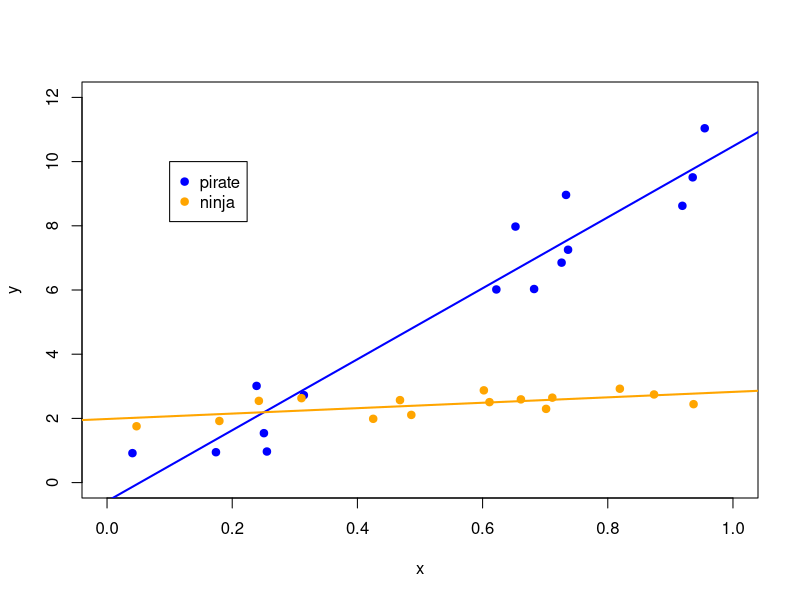
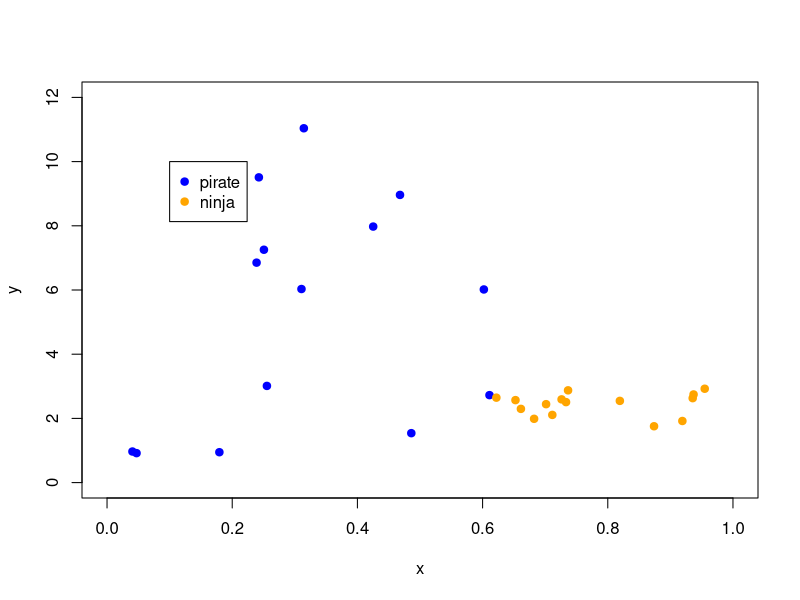
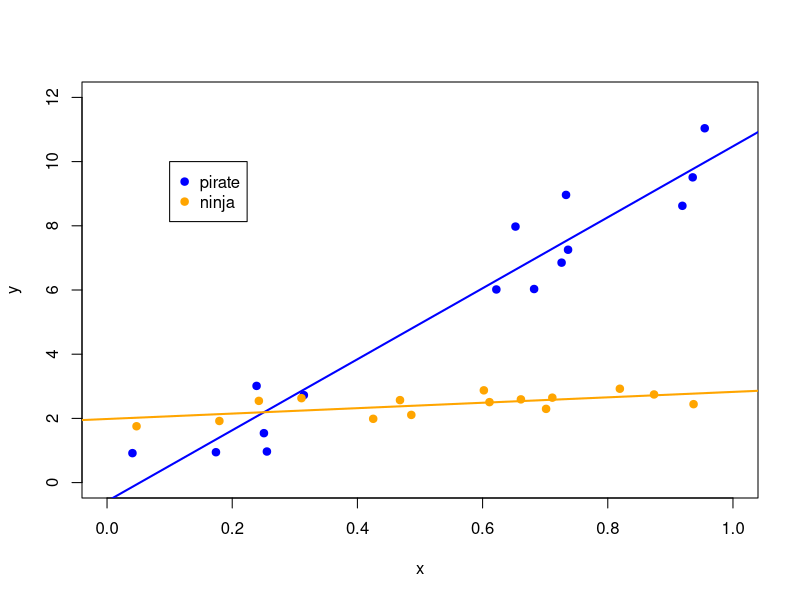
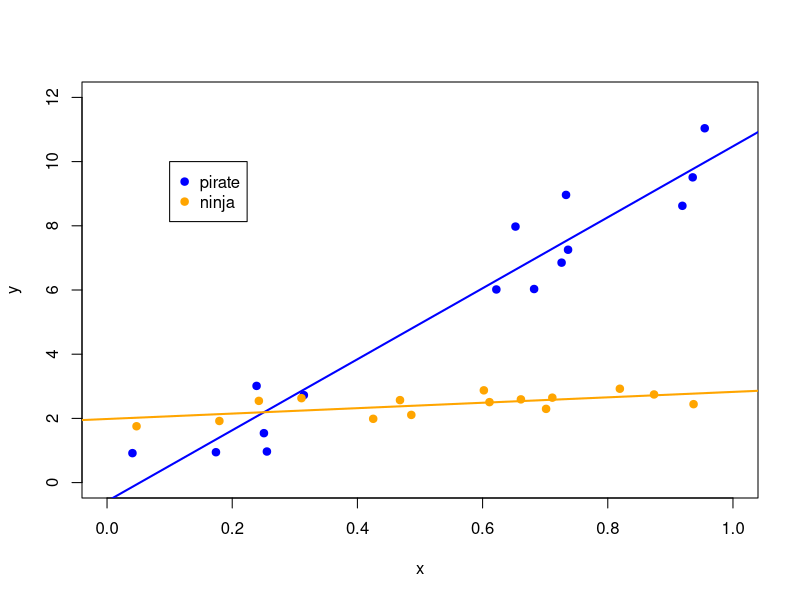
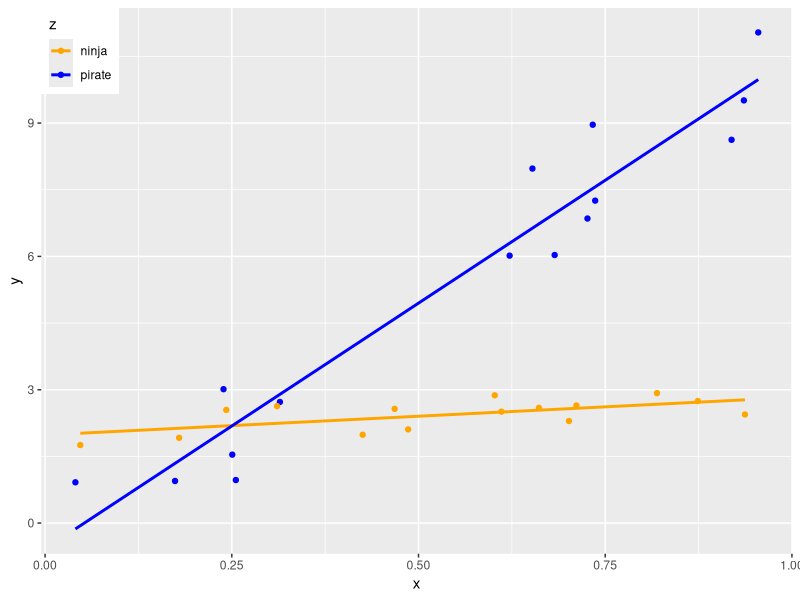

These charts were generated, in order, by the following R code:
#' ---
#' title: "Learn to love the data frame"
#' author: "Jenny Bryan"
#' date: "`r format(Sys.Date())`"
#' output: github_document
#' ---

#+ setup, include = FALSE
knitr::opts_chunk$set(
  collapse = TRUE,
  comment = "#>",
  error = TRUE
)

#' Let's make a random dataset, in a repeatable way.
set.seed(432)

#' If
#' dataset = separate objects lying around the global environment.
#' then
#' dataset = just a state of mind
n <- 15
z <- rep(c("pirate", "ninja"), each = n)
x <- rep(runif(2 * n))
y <- ifelse(z == "pirate",
            0 + 10 * x + rnorm(n),
            2 + 1 * x + rnorm(n, sd = 0.3))
x
y
z

#' Talk me through this:
#'
#' scatterplot plot of x vs y,
#' with pirate points in blue, ninja in orange













plot(x, y, xlim = c(0, 1), ylim = c(0, 12), type = "n")
points(x[z == "pirate"], y[z == "pirate"], col = "blue", pch = 19)
points(x[z == "ninja"], y[z == "ninja"], col = "orange", pch = 19)
legend(x = 0.1, y = 10, c("pirate", "ninja"), col = c("blue", "orange"),
       pch = 19)

#' What if we want to fit a model to pirates and ninjas? And add fitted lines to
#' plot?

#' Talk me through this:
#'
#' fit a model to pirates
#' fit a model to ninjas
#' add a line for pirate fit
#' add a line for ninja fit










pirate_fit <- lm(y[z == "pirate"] ~ x[z == "pirate"])
ninja_fit <- lm(y[z == "ninja"] ~ x[z == "ninja"])
abline(pirate_fit, col = "blue", lwd = 2)
abline(ninja_fit, col = "orange", lwd = 2)

#' Talk me through this:
#'
#' sort x from smallest to largest
#' then re-use our plotting code
#x <- ???
#copy/paste the plotting code

#' What's gone wrong? How would I need to fix this?












x <- sort(x)

plot(x, y, xlim = c(0, 1), ylim = c(0, 12), type = "n")
points(x[z == "pirate"], y[z == "pirate"], col = "blue", pch = 19)
points(x[z == "ninja"], y[z == "ninja"], col = "orange", pch = 19)
legend(x = 0.1, y = 10, c("pirate", "ninja"), col = c("blue", "orange"),
       pch = 19)


#' BIG IDEA:
#' Keep x, y, z together in a data frame

#' Talk me through this:
#' Starting from scratch...
#' Get the same x, y, z into a data frame named df











set.seed(432)
n <- 15
df <- data.frame(
  z = rep(c("pirate", "ninja"), each = n),
  x = rep(runif(2 * n))
)
df$y <- ifelse(df$z == "pirate",
               0 + 10 * df$x + rnorm(n),
               2 + 1 * df$x + rnorm(n, sd = 0.3))
df
class(df)
summary(df)

#' Let's remake our plot to make sure data looks same.
#'
#' Let's take advantage of data = df.
plot(y ~ x, data = df, xlim = c(0, 1), ylim = c(0, 12), type = "n")
points(y ~ x, data = df, subset = z == "pirate", col = "blue", pch = 19)
points(y ~ x, data = df, subset = z == "ninja", col = "orange", pch = 19)
legend(x = 0.1, y = 10, c("pirate", "ninja"), col = c("blue", "orange"),
       pch = 19)
pirate_fit <- lm(y ~ x, data = df, subset = z == "pirate")
ninja_fit <- lm(y ~ x, data = df, subset = z == "ninja")
abline(pirate_fit, col = "blue", lwd = 2)
abline(ninja_fit, col = "orange", lwd = 2)



#' Let's revisit sorting by x.
df <- df[order(df$x), ]
plot(y ~ x, data = df, xlim = c(0, 1), ylim = c(0, 12), type = "n")
points(y ~ x, data = df, subset = z == "pirate", col = "blue", pch = 19)
points(y ~ x, data = df, subset = z == "ninja", col = "orange", pch = 19)
legend(x = 0.1, y = 10, c("pirate", "ninja"), col = c("blue", "orange"),
       pch = 19)
pirate_fit <- lm(y ~ x, data = df, subset = z == "pirate")
ninja_fit <- lm(y ~ x, data = df, subset = z == "ninja")
abline(pirate_fit, col = "blue", lwd = 2)
abline(ninja_fit, col = "orange", lwd = 2)
#' yes, looks the same! So we kept the variables "in sync".

#' Lessons so far:
#'
#'   * keeping vars in a data frame is **safer**
#'   * passing data frames to fxns let's you type less code
#'
#' Go back to the slides here






library(tibble)
library(ggplot2)
library(dplyr)

set.seed(432)
n <- 15
df <- tibble(
  z = rep(c("pirate", "ninja"), each = n),
  x = rep(runif(2 * n)),
  y = ifelse(z == "pirate",
             0 + 10 * x + rnorm(n),
             2 + 1 * x + rnorm(n, sd = 0.3))
)
df
class(df)
summary(df)

pn_colors <- c(pirate = "blue", ninja = "orange")

ggplot(df, aes(x, y, colour = z)) +
  geom_point() +
  geom_smooth(method = "lm", se = FALSE) +
  scale_color_manual(values = pn_colors) +
  theme(legend.justification = c(0,1), legend.position = c(0,1))

#' Let's revisit sorting by x.
df <- arrange(df, x)
head(df)
tail(df)
## resubmit the ggplot code as a visual check all is well

#' More lessons:
#'
#'   * tbl_df or "tibble" is a new variant of the data frame
#'   * various annoying or arguably unsafe things about data frames have been
#'     eliminated
#'   * tidyverse packages
#'     - use tibbles
#'     - obey common conventions and principles about interface
#'
#' Go back to the slides here
